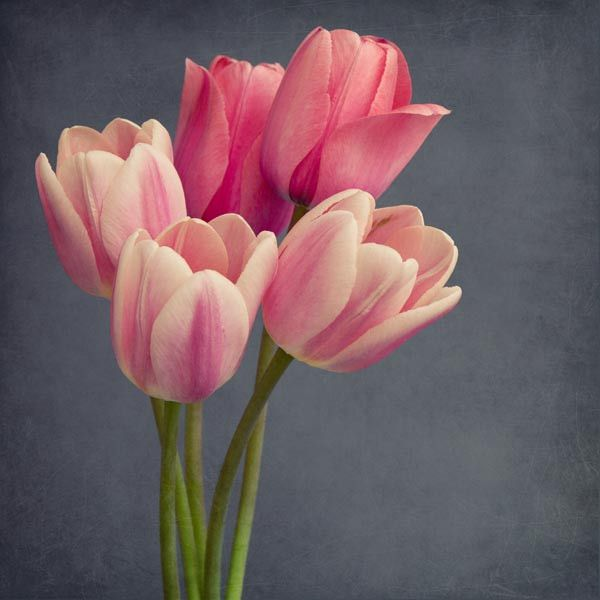
#> input picture EdgeDetectionAlg/EdgeDetectionAlg/images/flowers.jpg, 600 x 600 px, found by its file name
$ python EdgeDetectionAlg.py
#> lines starting #> are read from the running program, lines starting #| are printed output that depends on the picture; after the words box and inside, x2 and y2 are one past the last pixel; in counts of white or black regions, pixels touching at a corner belong together
import cv2 as cv
import numpy as np
import os
from matplotlib import pyplot as plt

imgSrc = 'images\\flowers.jpg'
gray_img = cv.imread(imgSrc,cv.IMREAD_GRAYSCALE)
#> gray_img: shape (600, 600); min 23, max 244, mean 99.5
h,w = gray_img.shape    # dim imaginii h - height, w - width
#> h = 600; w = 600

blur = cv.bilateralFilter(gray_img,3,50,50)

# MATH
# SOBEL
# filters --- kernel = 3
horizontal_sobel = np.array([[-1, 0, 1], [-2, 0, 2], [-1, 0, 1]])
vertical_sobel = np.array([[-1, -2, -1], [0, 0, 0], [1, 2, 1]])

sobelImage = np.zeros((h, w))
# SCHARR
# filters --- kernel = 3
horizontal_scharr = np.array([[3, 0, -3], [10, 0, -10], [3, 0, -3]])
vertical_scharr = np.array([[3, 10, 3], [0, 0, 0], [-3, -10, -3]])

scharrImage = np.zeros((h, w))

# PREWITT
# filters --- kernel = 3
horizontal_prewitt = np.array([[-1, 0, 1], [-1, 0, 1], [-1, 0, 1]])
vertical_prewitt = np.array([[-1, -1, -1], [0, 0, 0], [1, 1, 1]])

prewittImage = np.zeros((h, w))

for i in range(1, h - 1):
    for j in range(1, w - 1):
        horizontalGradSobel = (horizontal_sobel[0, 0] * blur[i - 1, j - 1]) + \
                         (horizontal_sobel[0, 1] * blur[i - 1, j]) + \
                         (horizontal_sobel[0, 2] * blur[i - 1, j + 1]) + \
                         (horizontal_sobel[1, 0] * blur[i, j - 1]) + \
                         (horizontal_sobel[1, 1] * blur[i, j]) + \
                         (horizontal_sobel[1, 2] * blur[i, j + 1]) + \
                         (horizontal_sobel[2, 0] * blur[i + 1, j - 1]) + \
                         (horizontal_sobel[2, 1] * blur[i + 1, j]) + \
                         (horizontal_sobel[2, 2] * blur[i + 1, j + 1])

        verticalGradSobel = (vertical_sobel[0, 0] * blur[i - 1, j - 1]) + \
                       (vertical_sobel[0, 1] * blur[i - 1, j]) + \
                       (vertical_sobel[0, 2] * blur[i - 1, j + 1]) + \
                       (vertical_sobel[1, 0] * blur[i, j - 1]) + \
                       (vertical_sobel[1, 1] * blur[i, j]) + \
                       (vertical_sobel[1, 2] * blur[i, j + 1]) + \
                       (vertical_sobel[2, 0] * blur[i + 1, j - 1]) + \
                       (vertical_sobel[2, 1] * blur[i + 1, j]) + \
                       (vertical_sobel[2, 2] * blur[i + 1, j + 1])
        # Sobel Edge Magnitude
        sobelImage[i - 1, j - 1] = np.sqrt(pow(horizontalGradSobel, 2.0) + pow(verticalGradSobel, 2.0))


        horizontalGradScharr = (horizontal_scharr[0, 0] * blur[i - 1, j - 1]) + \
                         (horizontal_scharr[0, 1] * blur[i - 1, j]) + \
                         (horizontal_scharr[0, 2] * blur[i - 1, j + 1]) + \
                         (horizontal_scharr[1, 0] * blur[i, j - 1]) + \
                         (horizontal_scharr[1, 1] * blur[i, j]) + \
                         (horizontal_scharr[1, 2] * blur[i, j + 1]) + \
                         (horizontal_scharr[2, 0] * blur[i + 1, j - 1]) + \
                         (horizontal_scharr[2, 1] * blur[i + 1, j]) + \
                         (horizontal_scharr[2, 2] * blur[i + 1, j + 1])

        verticalGradScharr = (vertical_scharr[0, 0] * blur[i - 1, j - 1]) + \
                       (vertical_scharr[0, 1] * blur[i - 1, j]) + \
                       (vertical_scharr[0, 2] * blur[i - 1, j + 1]) + \
                       (vertical_scharr[1, 0] * blur[i, j - 1]) + \
                       (vertical_scharr[1, 1] * blur[i, j]) + \
                       (vertical_scharr[1, 2] * blur[i, j + 1]) + \
                       (vertical_scharr[2, 0] * blur[i + 1, j - 1]) + \
                       (vertical_scharr[2, 1] * blur[i + 1, j]) + \
                       (vertical_scharr[2, 2] * blur[i + 1, j + 1])
        # Scharr Edge Magnitude
        scharrImage[i - 1, j - 1] = np.sqrt(pow(horizontalGradScharr, 2.0) + pow(verticalGradScharr, 2.0))


        horizontalGradPrewitt = (horizontal_prewitt[0, 0] * blur[i - 1, j - 1]) + \
                         (horizontal_prewitt[0, 1] * blur[i - 1, j]) + \
                         (horizontal_prewitt[0, 2] * blur[i - 1, j + 1]) + \
                         (horizontal_prewitt[1, 0] * blur[i, j - 1]) + \
                         (horizontal_prewitt[1, 1] * blur[i, j]) + \
                         (horizontal_prewitt[1, 2] * blur[i, j + 1]) + \
                         (horizontal_prewitt[2, 0] * blur[i + 1, j - 1]) + \
                         (horizontal_prewitt[2, 1] * blur[i + 1, j]) + \
                         (horizontal_prewitt[2, 2] * blur[i + 1, j + 1])

        verticalGradPrewitt = (vertical_prewitt[0, 0] * blur[i - 1, j - 1]) + \
                       (vertical_prewitt[0, 1] * blur[i - 1, j]) + \
                       (vertical_prewitt[0, 2] * blur[i - 1, j + 1]) + \
                       (vertical_prewitt[1, 0] * blur[i, j - 1]) + \
                       (vertical_prewitt[1, 1] * blur[i, j]) + \
                       (vertical_prewitt[1, 2] * blur[i, j + 1]) + \
                       (vertical_prewitt[2, 0] * blur[i + 1, j - 1]) + \
                       (vertical_prewitt[2, 1] * blur[i + 1, j]) + \
                       (vertical_prewitt[2, 2] * blur[i + 1, j + 1])
        # Prewitt Edge Magnitude
        prewittImage[i - 1, j - 1] = np.sqrt(pow(horizontalGradPrewitt, 2.0) + pow(verticalGradPrewitt, 2.0))


plt.imsave('res\sobelResMath.png', sobelImage, cmap='gray', format='png')
plt.imsave('res\scharrResMath.png', scharrImage, cmap='gray', format='png')
plt.imsave('res\prewittResMath.png', prewittImage, cmap='gray', format='png')

gray = cv.imread('res\sobelResMath.png',cv.IMREAD_GRAYSCALE)
#> gray: shape (600, 600); min 0, max 255, mean 6.4
ret1,th1 = cv.threshold(gray,0,255,cv.THRESH_BINARY+cv.THRESH_OTSU)
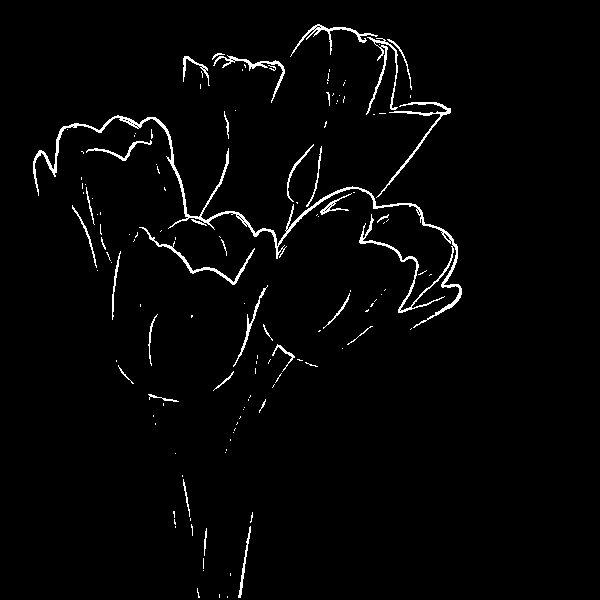
#> th1: shape (600, 600); 2.3% white in thin lines or dots, all inside (x1, y1, x2, y2) = (33, 24, 462, 598)
#> ret1 = 36
gray = cv.imread('res\scharrResMath.png',cv.IMREAD_GRAYSCALE)
#> gray: shape (600, 600); min 0, max 255, mean 6.2
ret2,th2 = cv.threshold(gray,0,255,cv.THRESH_BINARY+cv.THRESH_OTSU)
#> ret2 = 36
gray = cv.imread('res\prewittResMath.png',cv.IMREAD_GRAYSCALE)
#> gray: shape (600, 600); min 0, max 255, mean 6.7
ret3,th3 = cv.threshold(gray,0,255,cv.THRESH_BINARY+cv.THRESH_OTSU)
#> ret3 = 36
plt.imsave('res\TsobelResMath.png', th1, cmap='gray', format='png')
plt.imsave('res\TscharrResMath.png', th2, cmap='gray', format='png')
plt.imsave('res\TprewittResMath.png', th3, cmap='gray', format='png')
os.remove('res\sobelResMath.png')
os.remove('res\scharrResMath.png')
os.remove('res\prewittResMath.png')

# ------------ OPENCV
# SOBEL
#denoise img
sobel_x3 = cv.Sobel(blur,cv.CV_8U,1,0,ksize=3)
sobel_y3 = cv.Sobel(blur,cv.CV_8U,0,1,ksize=3)
sobel_dst3 = cv.addWeighted(sobel_x3,0.5,sobel_y3,0.5,0)

sobel_x5 = cv.Sobel(blur,cv.CV_8U,1,0,ksize=5)
sobel_y5 = cv.Sobel(blur,cv.CV_8U,0,1,ksize=5)
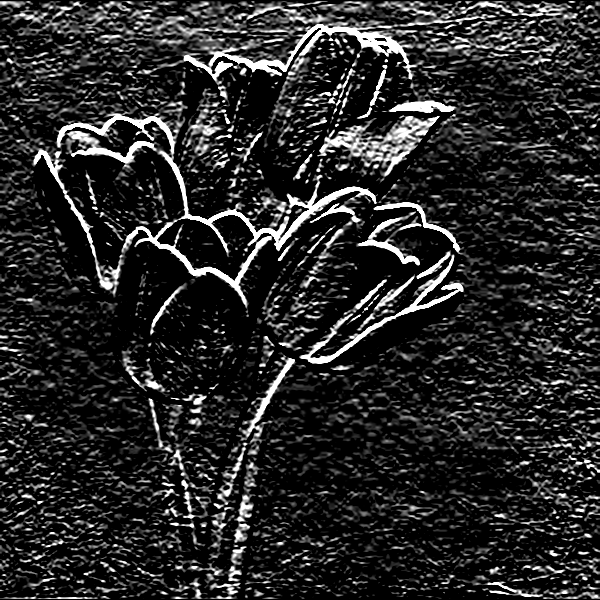
#> sobel_y5: shape (600, 600); min 0, max 255, mean 40.7
sobel_dst5 = cv.addWeighted(sobel_x5,0.5,sobel_y5,0.5,0)
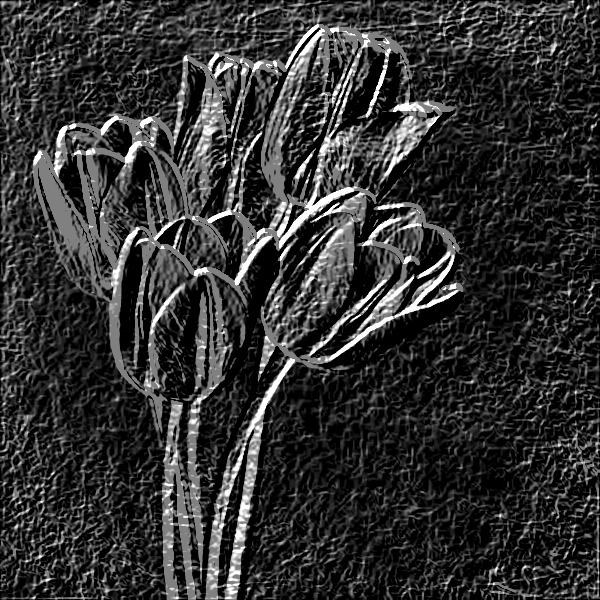
#> sobel_dst5: shape (600, 600); min 0, max 255, mean 50.4

ret4,th4 = cv.threshold(sobel_dst3,0,255,cv.THRESH_BINARY+cv.THRESH_OTSU)
#> th4: shape (600, 600); 1.6% white in thin lines or dots, all inside (x1, y1, x2, y2) = (34, 25, 462, 600)
#> ret4 = 46
ret5,th5 = cv.threshold(sobel_dst5,0,255,cv.THRESH_BINARY+cv.THRESH_OTSU)
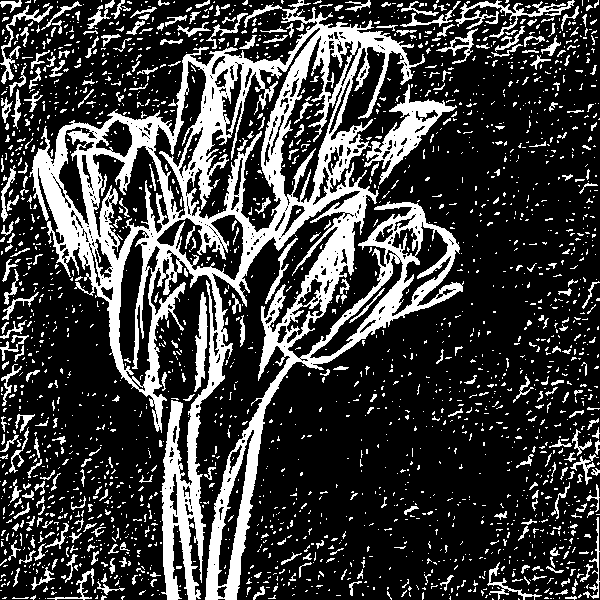
#> th5: shape (600, 600); 24.6% white; 2336 white regions (2011 under 20 px), largest, box (x1, y1, x2, y2) and area: (29, 0, 464, 600) 55738, (364, 84, 457, 185) 2371, (455, 0, 575, 38) 967
#> ret5 = 79

#plt.imsave('res\sobelResOcv3.png', sobel_dst3, cmap='gray', format='png')
#plt.imsave('res\sobelResOcv5.png', sobel_dst5, cmap='gray', format='png')
plt.imsave('res\TsobelResOcv3.png', th4, cmap='gray', format='png')
plt.imsave('res\TsobelResOcv5.png', th5, cmap='gray', format='png')

# SCHARR
scharr_x = cv.Scharr(blur,cv.CV_8U,1,0)
scharr_y = cv.Scharr(blur,cv.CV_8U,0,1)
scharr_dst = cv.addWeighted(scharr_x,0.5,scharr_y,0.5,0)
ret6,th6 = cv.threshold(scharr_dst,0,255,cv.THRESH_BINARY+cv.THRESH_OTSU)
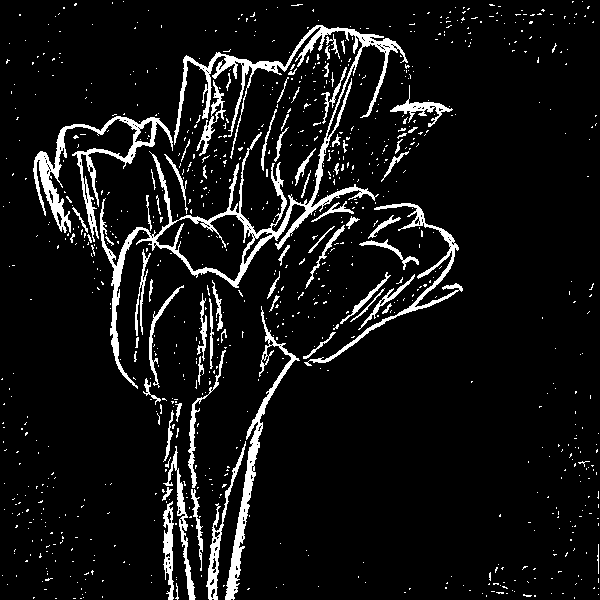
#> th6: shape (600, 600); 7.8% white; 923 white regions (850 under 20 px), largest, box (x1, y1, x2, y2) and area: (100, 25, 408, 389) 8540, (33, 116, 173, 242) 3083, (225, 306, 300, 600) 2266
#> ret6 = 63

#plt.imsave('res\scharrResOcv.png', scharr_dst, cmap='gray', format='png')
plt.imsave('res\TscharrResOcv.png', th6, cmap='gray', format='png')

# PREWITT
prewittx = cv.filter2D(blur, -1, horizontal_prewitt)
prewitty = cv.filter2D(blur, -1, vertical_prewitt)
prewitt_dst = cv.addWeighted(prewittx,0.5,prewitty,0.5,0)
ret7,th7 = cv.threshold(prewitt_dst,0,255,cv.THRESH_BINARY+cv.THRESH_OTSU)
#> th7: shape (600, 600); 1.5% white in thin lines or dots, all inside (x1, y1, x2, y2) = (34, 25, 462, 599)
#> ret7 = 37

#plt.imsave('res\prewittResOcv.png', prewitt_dst, cmap='gray', format='png')
plt.imsave('res\TprewittResOcv.png', th7, cmap='gray', format='png')

# LAPLACIAN
laplacianImage = cv.Laplacian(blur, cv.CV_8U, None, 3);
ret8,th8 = cv.threshold(laplacianImage,0,255,cv.THRESH_BINARY+cv.THRESH_OTSU)
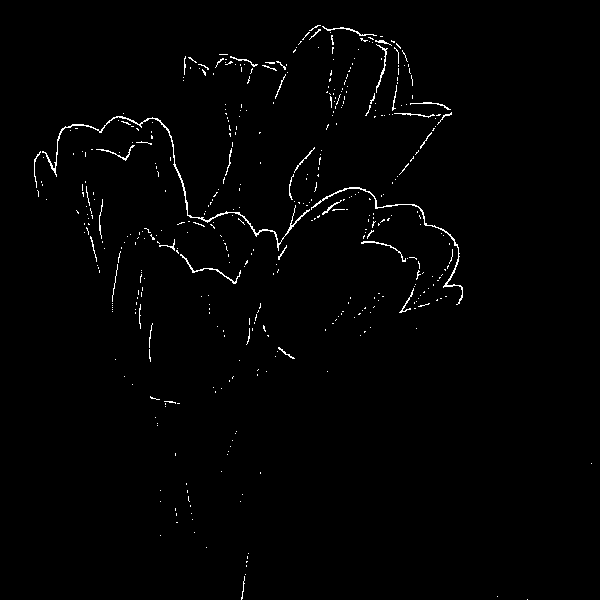
#> th8: shape (600, 600); 1.2% white in thin lines or dots, all inside (x1, y1, x2, y2) = (34, 25, 592, 600)
#> ret8 = 46

#plt.imsave('res\prewittResOcv.png', laplacianImage, cmap='gray', format='png')
plt.imsave('res\TprewittResOcv.png', th8, cmap='gray', format='png')

# CANNY
cannyImage = cv.Canny(gray_img,50,150,L2gradient=True)
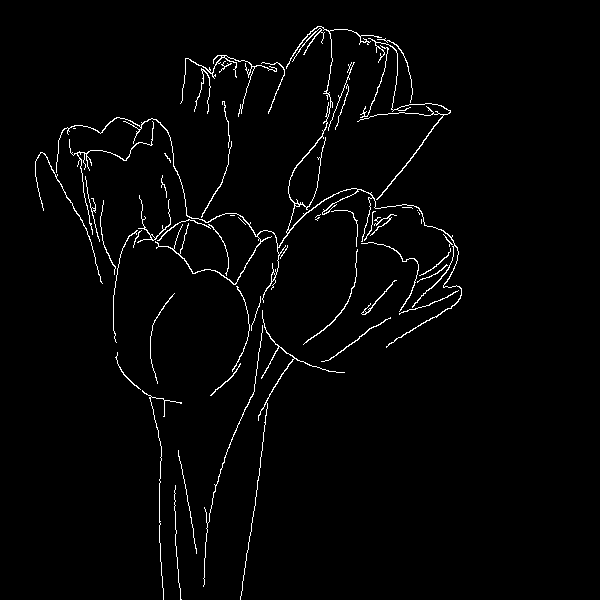
#> cannyImage: shape (600, 600); 2.1% white in thin lines or dots, all inside (x1, y1, x2, y2) = (35, 26, 462, 600)
plt.imsave('res\TcannyResOcv.png', cannyImage, cmap='gray', format='png')
